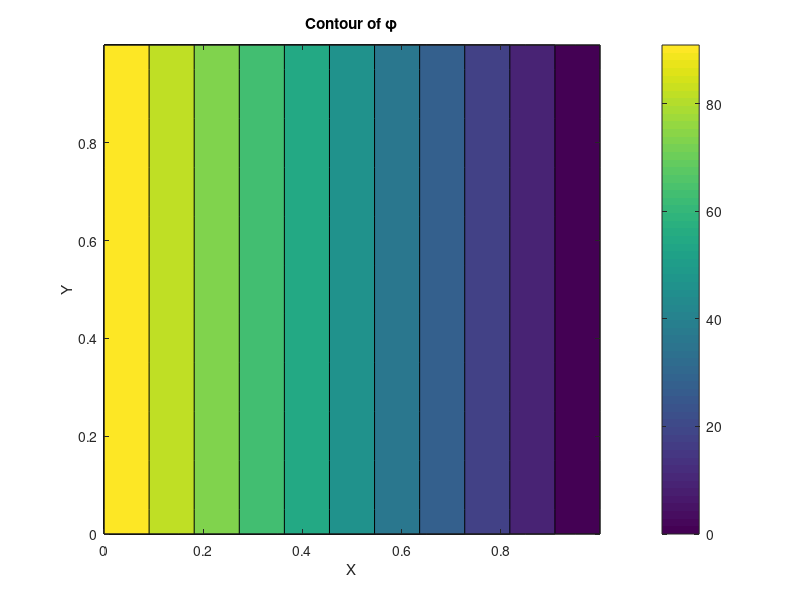
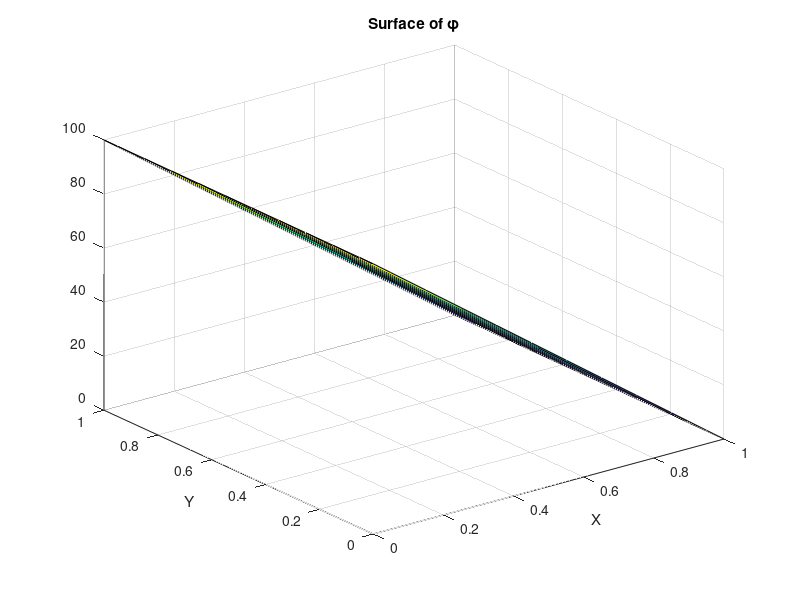
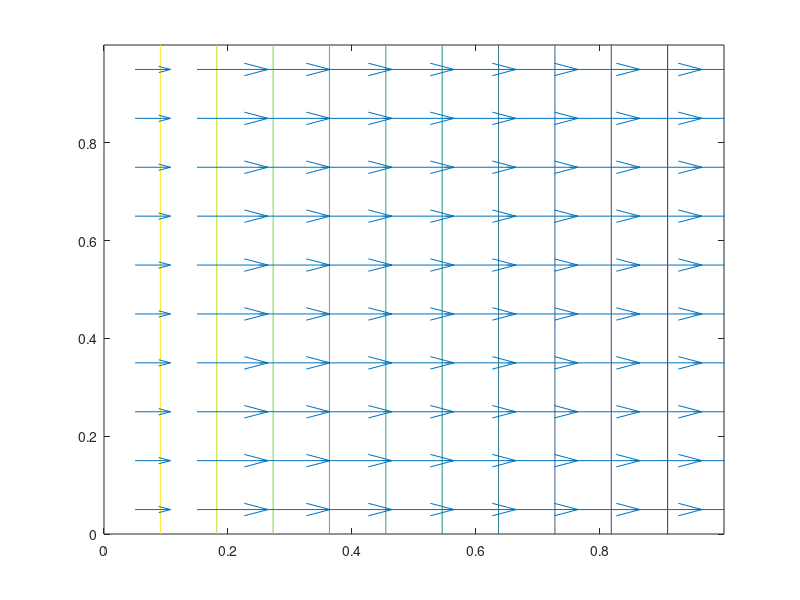

The MATLAB source for these figures, in order:
%This Program Solves 2D Steady Laplace Eq. by node Centerd FVM
clear
clc
close all

%-----------------Inputs
N=10; % No. CVs in X direcition
M=10; % No. CVs in Y direcition
XMIN=0; %Minimum X
XMAX=1; %Maximum X
EXX=1; %Expansion Factor ------X Direction
YMIN=0; %Minimum X
YMAX=1; %Maximum X
EXY=1; %Expansion Factor ------X Direction

%====Boundry Conditions Input Setting
NL=0; % 0:Fixed Temp. 1:Flux Bc
NR=0; % 0:Fixed Temp. 1:Flux Bc
NB=1; % 0:Fixed Temp. 1:Flux Bc
NT=1; % 0:Fixed Temp. 1:Flux Bc
FIl=100;   % FI at The Left Boundary, Applies only if NL=0
FIr=0;   % FI at The Right Boundary, Applies only if NR=0
FIb=0; % FI at The Bottom Boundary, Applies only if NB=0
FIt=1; % Temperature at The Top Boundary, Applies only if NT=0
Ql=0; % Flux at The Left Boundary, Applies only if NL=1
Qr=0; % Flux at The Right Boundary, Applies only if NR=1
Qb=0; % Flux at The Bottom Boundary, Applies only if NB=1
Qt=0; % Flux at The Top Boundary, Applies only if NT=1
%=======================================================================

NI=N+2;  % Two Extra points for first & last Cvs(Boundary)
NIM=NI-1; % No CVS +1, the NIM CV is on the boundary
NJ=M+2;  % Two Extra points for first & last Cvs(Boundary)
NJM=NJ-1; % No CVS +1, the NIM CV is on the boundary
NIJ=NI*NJ;
NM=N*M; %Number of internal Cells
%----------------------
X=zeros(1,NI);  %Grid Nodes
XC=zeros(1,NI); %Cell Centers
Y=zeros(1,NJ);  %Grid Nodes
YC=zeros(1,NJ); %Cell Centers
FI=zeros(NI,NJ); %Solution Variable
Q=zeros(NM,1);  % Source Term
AE=zeros(NM,1);  %East Coe.
AW=zeros(NM,1);  %West Coe.
AN=zeros(NM,1);  %East Coe.
AS=zeros(NM,1);  %West Coe.
AP=zeros(NM,1);  %Point Coe.
B=zeros(NM,5); %Auxillary Matrix for Constructing Sparse Marix
%==========================================================
%----------Grid Generation
%DEFINE GRID IN X-DIRECTION
if EXX==1
    DX=(XMAX-XMIN)/N;
else
    DX=(XMAX-XMIN)*(1-EXX)/(1-EXX^N);
end

X(1)=XMIN;
for I=2:NIM
    X(I)=X(I-1)+DX;
    DX=DX*EXX;
end
X(NI)=X(NIM);

XC(1)=X(1); %first and last CV center lay on the boundaries
XC(NI)=X(NIM);
for I=2:NIM
    XC(I)=0.5*(X(I)+X(I-1));
end

%DEFINE GRID IN Y-DIRECTION
if EXY==1
    DY=(YMAX-YMIN)/M;
else
    DY=(YMAX-YMIN)*(1-EXY)/(1-EXY^M);
end

Y(1)=YMIN;
for I=2:NJM
    Y(I)=Y(I-1)+DY;
    DY=DY*EXY;
end
Y(NJ)=Y(NJM);

YC(1)=Y(1); %first and last CV center lay on the boundaries
YC(NJ)=Y(NJM);
for I=2:NJM
    YC(I)=0.5*(Y(I)+Y(I-1));
end
%=====================================================================
%Fill Boundary Values
j=1:NJ; %--------Left & Right
if NL==0,FI(1,j)=FIl; end    %Left BC
if NR==0,
%       FI(NI,j)=X(NI)*Y(j); For Validation
    FI(NI,j)=FIr; 
end %Right BC
i=1:NI;  % Top & Bottom
if NB==0,FI(i,1)=FIb; end  %Bottom Boundary
if NT==0,
%       FI(i,NJ)=X(i)*Y(NJ); For Validation
    FI(i,NJ)=FIt;
end %Top Boundary
%=====================================================================
%CALCULATE ELEMENTS OF MATRIX [A]
for I=2:NIM
    for J=2:NJM
        %Auxillary for internal cells
        i=I-1;
        j=J-1;
        IJ=(j-1)*N+i; %Convert 2D to 1D index
        AE(IJ)=(Y(J)-Y(J-1))/(XC(I+1)-XC(I)); %Dy/Xw
        AW(IJ)=(Y(J)-Y(J-1))/(XC(I)-XC(I-1)); %Dy/Xe
        AN(IJ)=(X(I)-X(I-1))/(YC(J+1)-YC(J)); %Dy/Xw
        AS(IJ)=(X(I)-X(I-1))/(YC(J)-YC(J-1)); %Dy/Xe
        AP(IJ)=(AE(IJ)+AW(IJ)+AN(IJ)+AS(IJ));
        VOL=(X(I)-X(I-1))*(Y(J)-Y(J-1));
        Q(IJ)=0;%sin(2*pi*XC(I)/XMAX)*sin(2*pi*YC(J)/YMAX)*VOL
    end
end
%======================================================================
%IF source Term is not zero plot it
if any(Q) %If Source Term is non-zero plot it
    figure
    [xc yc]=meshgrid(XC(2:NIM),YC(2:NJM));  %2D mesh grid 
    surf(xc',yc',reshape(Q,N,M));
    xlabel('X')
    ylabel('Y')
    title('Surface of Source Term')
end
%======================================================================
%Apply BCs
%--------Left & Right
for j=1:M;
    i=1; %Left Boundary
    IJ=(j-1)*N+i; %Convert 2D to 1D index
    switch NL %Dirichlet BC
        case 0
            Q(IJ)=Q(IJ)+AW(IJ)*FI(1,j);  %BCs at first CV
            AW(IJ)=0;
        case 1    %Neuman BC on the Left
            Q(IJ)=Q(IJ)+Ql;  %BCs at first CV
            AP(IJ)=AP(IJ)-AW(IJ);
            AW(IJ)=0;
    end
    i=N;
    IJ=(j-1)*N+i; %Convert 2D to 1D index
    switch NR
        case 0
            Q(IJ)=Q(IJ)+AE(IJ)*FI(NI,j);  %BCs at first CV
            AE(IJ)=0;
        case 1    %Neuman BC on the Right
            Q(IJ)=Q(IJ)+Qr;  %BCs at first CV
            AP(IJ)=AP(IJ)-AE(IJ);
            AE(IJ)=0;
    end
end
%--------Bottom & Top
for i=1:N;
    %Bottom Boundary
    j=1;
    IJ=(j-1)*N+i; %Convert 2D to 1D index
    switch NB  %Dirichlet BC
        case 0
            Q(IJ)=Q(IJ)+AS(IJ)*FI(i,1);  %BCs at first CV
            AS(IJ)=0;
        case 1 %Neuman BC on the Bottom
            Q(IJ)=Q(IJ)+Qb;  %BCs at first CV
            AP(IJ)=AP(IJ)-AS(IJ);
            AS(IJ)=0;
    end
    %Top Boundary
    j=M;
    IJ=(j-1)*N+i; %Convert 2D to 1D index
    switch NT
        case 0 %Dirichlet BC
            Q(IJ)=Q(IJ)+AN(IJ)*FI(i,NJ);  %BCs at first CV
            AN(IJ)=0;
        case 1 %Neuman BC on the Top
            Q(IJ)=Q(IJ)+Qt;  %BCs at first CV
            AP(IJ)=AP(IJ)-AN(IJ);
            AN(IJ)=0;
    end
end
%================================================================
%Assemble Matrix & Solve
AE=AE(1:end-1);
AW=AW(2:end);
AN=AN(1:end-N);
AS=AS(N+1:end);
%Sparse Matrix Construction
B(1:NM-1,2)=-AW;
B(:,3)=AP;
B(2:NM,4)=-AE;
B(1:NM-N,1)=-AN;
B(N+1:NM,5)=-AS;

A=spdiags(B,[-N -1 0 1 N],NM,NM);
% A=diag(AP)-diag(AE,1)-diag(AW,-1)-diag(AN,N)-diag(AS,-N);
%================================================================
%Solve Algebraic system with any Direct or Iterative Solver
T=A\Q; %Solution in the Interior Cells
%==============================================================
%Post-Proceccing
T=reshape(T,N,M); %Convert to 2D Array
%Fill into solution Varibles and Interpolate IF Neaded
FI(2:NIM,2:NJM)=T;
% Interpolate FI @ Boundaries with specified q
%left & Right Boundary interpolation(IF Flux BCs specified)
j=2:NJM;
%Left Boundary
if NL==1, FI(1,j)=Ql*(XC(1)-XC(2))+FI(2,j);end
%Right Boundary
if NR==1, FI(NI,j)=Qr*(XC(NI)-XC(NIM))+FI(NIM,j);end
%Top & Bottom Boundary interpolation(IF Flux BCs specified)
i=2:NIM;
%Top Boundary
if NT==1, FI(i,1)=Qt*(YC(1)-YC(2))+FI(i,2);end
%Bottom Boundary
if NB==1, FI(i,NJ)=Qb*(YC(NJ)-XC(NJM))+FI(i,NJM);end

%--------Top & Bottom Boundary
% %Plot Result
[xc yc]=meshgrid(XC,YC);  %2D mesh grid for contour
figure
contourf(xc',yc',FI);
xlabel('X')
ylabel('Y')
title('Contour of \phi')
colorbar
figure
surf(xc',yc',FI);
xlabel('X')
ylabel('Y')
title('Surface of \phi')
%==========================================Validation
%Exact Solution: exact solution
% Fi = x * y when Dirichlet boundary condition is applied at all boundaries 
% In that case, FI=0 at south and west boundary 
%and at east and north boundaries  must be prescribed:
% for i=1:NI;
%     for j=1:NJ;
%         FIExact(i,j)=XC(i)*YC(j);
%     end
% end
% figure
% contourf(xc',yc',FIExact);
% xlabel('X')
% ylabel('Y')
% title('Contour of Exact \phi')
% colorbar
% error=FIExact-FI;
% figure
% surf(error)
% xlabel('X')
% ylabel('Y')
% title('Sourface of Error')
% fprintf('\nThe Norm of Error is %2.2e\n',norm(error))
%================================================================
%---Compute Fluxes @ Boundary Points
%Left & Right Boundaries
for j=1:M;
    q_l(j)=(FI(1,j)-FI(2,j))/abs(X(1)-X(2));   %Flux @ the Left Boundary
    q_r(j)=(FI(N,j)-FI(N-1,j))/abs(X(N-1)-X(N));   %Flux @ the Left Boundary
end
%Top & Bottom Boundaries
for i=1:N;
    q_t(i)=(FI(i,M)-FI(i,M-1))/abs(Y(M)-Y(M-1));   %Flux @ the Bottom Boundary
    q_b(i)=(FI(i,1)-FI(i,2))/abs(Y(1)-Y(2));   %Flux @ the Top Boundary
end
%-----Compute and Plot Fluxes @ East & South CV Faces
for j=1:M;
    for i=1:N;
        qx(i,j)=(FI(i,j)-FI(i+1,j))/abs(X(i+1)-X(i));
    end
    qx(N,j)=-q_r(j);
end
for i=1:N;
    for j=1:M;
        qy(i,j)=(FI(i,j)-FI(i,j+1))/abs(Y(j+1)-Y(j));
    end
    qy(i,M)=-q_b(i);   
end
%Report Flux in inbalence @ Boundaries
fprintf('\nFlux Imbalance @ Right & Left Boundaries is %2.2e\n',sum(q_r)+sum(q_l));
fprintf('Flux Imbalance @ Top & Bottom Boundaries is %2.2e\n',sum(q_t)+sum(q_b));

%Plot Flux vectors
figure('Name','Flux Vectors');
contour(xc',yc',FI)
hold on
quiver(xc(2:NJM,2:NJM)',yc(2:NIM,2:NJM)',qx,qy)
hold off
% 
disp('Good Lock, Mohammad Aghakhani')

